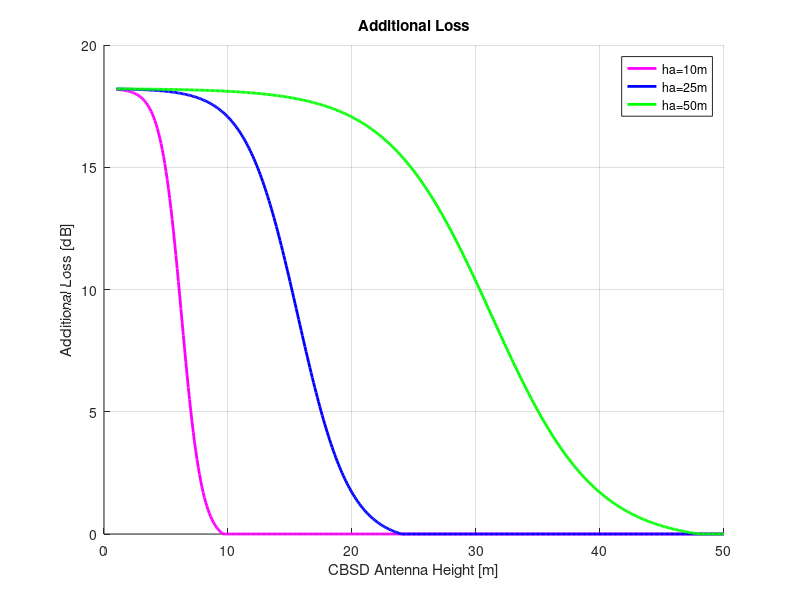

This figure's MATLAB source:
clear;
clc;
close all;
app=NaN(1);
format shortG
top_start_clock=clock;
folder1='C:\Local Matlab Data\3.5GHz'; %%%%%Folder where all the matlab code is placed.
cd(folder1)
addpath(folder1)

freq_ghz=3.55; %%%%%%%%Ghz
cbsd_ant_height=1:0.1:50; %%%%%%%%%meters


%%%%%%%%%%ITU-R 452-Clutter
dk=0.1;%%%%0.1 km
ha_10=10; %%%%%%Placeholder [10m]
Ffc=0.25+0.375.*(1+tanh(7.5.*(freq_ghz-0.5)));
Ah_10=10.25.*Ffc.*exp(-1.*dk).*(1-tanh(6.*((cbsd_ant_height./ha_10)-0.625)))-0.33;
idx_zero=find(Ah_10<0);
Ah_10(idx_zero)=0;

%%%%%%%%%%ITU-R 452-Clutter
dk=0.1;%%%%0.1 km
ha_25=25; %%%%%%Placeholder [25m]
Ffc=0.25+0.375.*(1+tanh(7.5.*(freq_ghz-0.5)));
Ah_25=10.25.*Ffc.*exp(-1.*dk).*(1-tanh(6.*((cbsd_ant_height./ha_25)-0.625)))-0.33;
idx_zero=find(Ah_25<0);
Ah_25(idx_zero)=0;


dk=0.1;%%%%0.1 km
ha_50=50; %%%%%%Placeholder [50m]
Ffc=0.25+0.375.*(1+tanh(7.5.*(freq_ghz-0.5)));
Ah_50=10.25.*Ffc.*exp(-1.*dk).*(1-tanh(6.*((cbsd_ant_height./ha_50)-0.625)))-0.33;
idx_zero=find(Ah_50<0);
Ah_50(idx_zero)=0;


close all;
figure;
hold on;
plot(cbsd_ant_height,Ah_10,'-m','LineWidth',2,'DisplayName','ha=10m')
plot(cbsd_ant_height,Ah_25,'-b','LineWidth',2,'DisplayName','ha=25m')
plot(cbsd_ant_height,Ah_50,'-g','LineWidth',2,'DisplayName','ha=50m')
xlabel('CBSD Antenna Height [m]')
ylabel('Additional Loss [dB]')
title(strcat('Additional Loss'))
grid on;
legend
pause(0.1)
filename1=strcat('Additional_Loss_example.png');
saveas(gcf,char(filename1))















